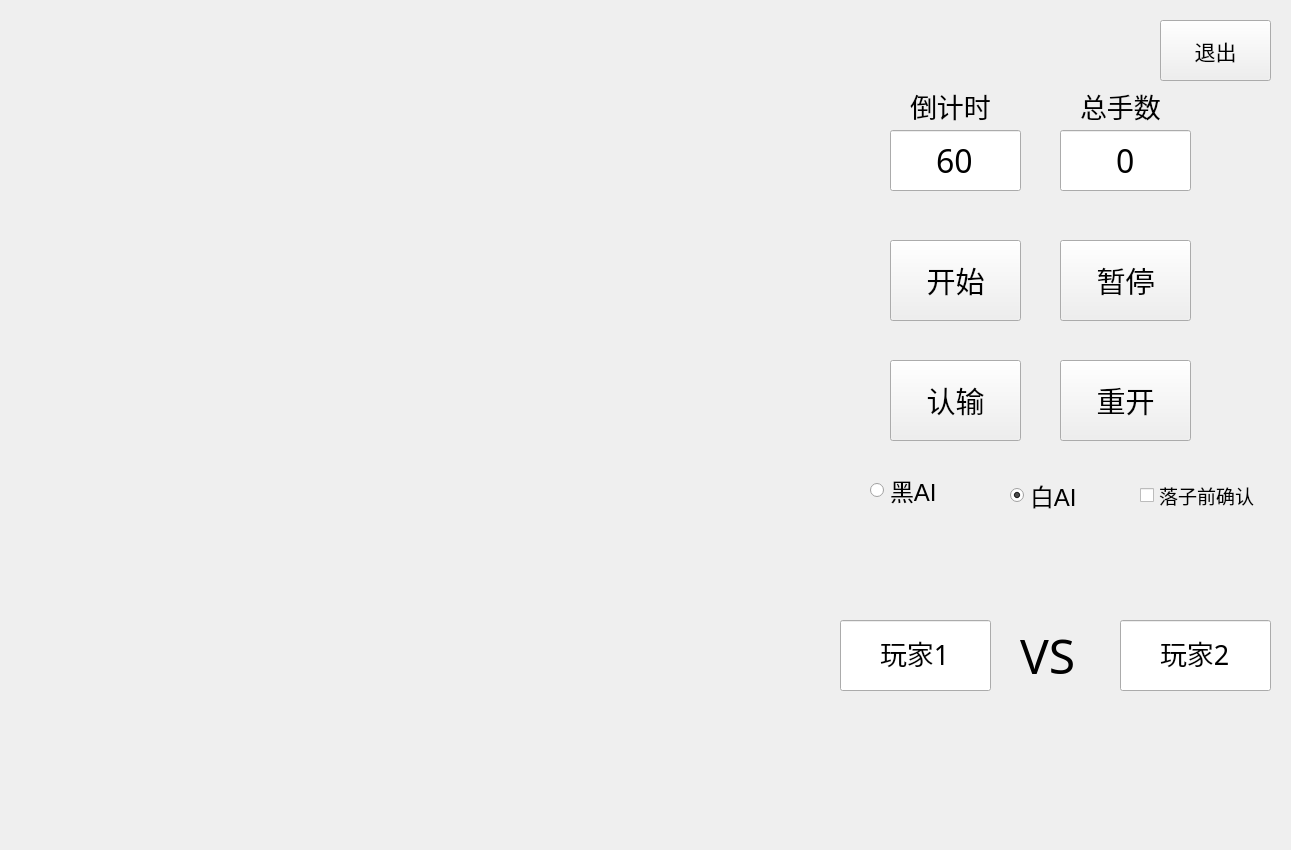
<?xml version="1.0" encoding="UTF-8"?>
<ui version="4.0">
 <class>CheckBrd_ai</class>
 <widget class="QWidget" name="CheckBrd_ai">
  <property name="geometry">
   <rect>
    <x>0</x>
    <y>0</y>
    <width>1291</width>
    <height>850</height>
   </rect>
  </property>
  <property name="windowTitle">
   <string>Form</string>
  </property>
  <property name="windowIcon">
   <iconset resource="image.qrc">
    <normaloff>:/image/paimeng1.jpg</normaloff>:/image/paimeng1.jpg</iconset>
  </property>
  <widget class="QLineEdit" name="player1">
   <property name="geometry">
    <rect>
     <x>840</x>
     <y>620</y>
     <width>151</width>
     <height>71</height>
    </rect>
   </property>
   <property name="font">
    <font>
     <family>隶书</family>
     <pointsize>20</pointsize>
    </font>
   </property>
   <property name="text">
    <string>玩家1</string>
   </property>
   <property name="alignment">
    <set>Qt::AlignCenter</set>
   </property>
  </widget>
  <widget class="QLabel" name="label_3">
   <property name="geometry">
    <rect>
     <x>1020</x>
     <y>630</y>
     <width>81</width>
     <height>51</height>
    </rect>
   </property>
   <property name="font">
    <font>
     <family>Poor Richard</family>
     <pointsize>36</pointsize>
    </font>
   </property>
   <property name="text">
    <string>VS</string>
   </property>
  </widget>
  <widget class="QPushButton" name="Pause">
   <property name="geometry">
    <rect>
     <x>1060</x>
     <y>240</y>
     <width>131</width>
     <height>81</height>
    </rect>
   </property>
   <property name="font">
    <font>
     <family>隶书</family>
     <pointsize>22</pointsize>
    </font>
   </property>
   <property name="text">
    <string>暂停</string>
   </property>
  </widget>
  <widget class="QPushButton" name="Start">
   <property name="geometry">
    <rect>
     <x>890</x>
     <y>240</y>
     <width>131</width>
     <height>81</height>
    </rect>
   </property>
   <property name="font">
    <font>
     <family>隶书</family>
     <pointsize>22</pointsize>
    </font>
   </property>
   <property name="text">
    <string>开始</string>
   </property>
  </widget>
  <widget class="QPushButton" name="RenShu">
   <property name="geometry">
    <rect>
     <x>890</x>
     <y>360</y>
     <width>131</width>
     <height>81</height>
    </rect>
   </property>
   <property name="font">
    <font>
     <family>隶书</family>
     <pointsize>22</pointsize>
    </font>
   </property>
   <property name="text">
    <string>认输</string>
   </property>
  </widget>
  <widget class="QPushButton" name="player2_img">
   <property name="geometry">
    <rect>
     <x>1140</x>
     <y>520</y>
     <width>93</width>
     <height>71</height>
    </rect>
   </property>
   <property name="text">
    <string/>
   </property>
   <property name="icon">
    <iconset resource="image.qrc">
     <normaloff>:/image/white.png</normaloff>:/image/white.png</iconset>
   </property>
   <property name="iconSize">
    <size>
     <width>40</width>
     <height>40</height>
    </size>
   </property>
   <property name="flat">
    <bool>true</bool>
   </property>
  </widget>
  <widget class="QPushButton" name="Regame">
   <property name="geometry">
    <rect>
     <x>1060</x>
     <y>360</y>
     <width>131</width>
     <height>81</height>
    </rect>
   </property>
   <property name="font">
    <font>
     <family>隶书</family>
     <pointsize>22</pointsize>
    </font>
   </property>
   <property name="text">
    <string>重开</string>
   </property>
  </widget>
  <widget class="QPushButton" name="player1_img">
   <property name="geometry">
    <rect>
     <x>860</x>
     <y>520</y>
     <width>93</width>
     <height>71</height>
    </rect>
   </property>
   <property name="text">
    <string/>
   </property>
   <property name="icon">
    <iconset resource="image.qrc">
     <normaloff>:/image/black.png</normaloff>:/image/black.png</iconset>
   </property>
   <property name="iconSize">
    <size>
     <width>40</width>
     <height>40</height>
    </size>
   </property>
   <property name="flat">
    <bool>true</bool>
   </property>
  </widget>
  <widget class="QLineEdit" name="player2">
   <property name="geometry">
    <rect>
     <x>1120</x>
     <y>620</y>
     <width>151</width>
     <height>71</height>
    </rect>
   </property>
   <property name="font">
    <font>
     <family>隶书</family>
     <pointsize>20</pointsize>
    </font>
   </property>
   <property name="text">
    <string>玩家2</string>
   </property>
   <property name="alignment">
    <set>Qt::AlignCenter</set>
   </property>
  </widget>
  <widget class="QLabel" name="label">
   <property name="geometry">
    <rect>
     <x>910</x>
     <y>90</y>
     <width>101</width>
     <height>31</height>
    </rect>
   </property>
   <property name="font">
    <font>
     <family>隶书</family>
     <pointsize>20</pointsize>
     <bold>false</bold>
    </font>
   </property>
   <property name="text">
    <string>倒计时</string>
   </property>
  </widget>
  <widget class="QLineEdit" name="Zongshoushu">
   <property name="geometry">
    <rect>
     <x>1060</x>
     <y>130</y>
     <width>131</width>
     <height>61</height>
    </rect>
   </property>
   <property name="font">
    <font>
     <family>Tw Cen MT Condensed Extra Bold</family>
     <pointsize>24</pointsize>
    </font>
   </property>
   <property name="text">
    <string>0</string>
   </property>
   <property name="alignment">
    <set>Qt::AlignCenter</set>
   </property>
  </widget>
  <widget class="QPushButton" name="Tuichu">
   <property name="geometry">
    <rect>
     <x>1160</x>
     <y>20</y>
     <width>111</width>
     <height>61</height>
    </rect>
   </property>
   <property name="font">
    <font>
     <pointsize>16</pointsize>
    </font>
   </property>
   <property name="text">
    <string>退出</string>
   </property>
  </widget>
  <widget class="QLineEdit" name="Count">
   <property name="geometry">
    <rect>
     <x>890</x>
     <y>130</y>
     <width>131</width>
     <height>61</height>
    </rect>
   </property>
   <property name="font">
    <font>
     <family>Tw Cen MT Condensed Extra Bold</family>
     <pointsize>24</pointsize>
    </font>
   </property>
   <property name="text">
    <string>60</string>
   </property>
   <property name="alignment">
    <set>Qt::AlignCenter</set>
   </property>
  </widget>
  <widget class="QLabel" name="label_2">
   <property name="geometry">
    <rect>
     <x>1080</x>
     <y>90</y>
     <width>111</width>
     <height>31</height>
    </rect>
   </property>
   <property name="font">
    <font>
     <family>隶书</family>
     <pointsize>20</pointsize>
     <bold>false</bold>
    </font>
   </property>
   <property name="text">
    <string>总手数</string>
   </property>
  </widget>
  <widget class="QCheckBox" name="ai_enable_3">
   <property name="geometry">
    <rect>
     <x>1140</x>
     <y>480</y>
     <width>121</width>
     <height>31</height>
    </rect>
   </property>
   <property name="font">
    <font>
     <pointsize>14</pointsize>
    </font>
   </property>
   <property name="text">
    <string>落子前确认</string>
   </property>
  </widget>
  <widget class="QPushButton" name="help_black">
   <property name="geometry">
    <rect>
     <x>840</x>
     <y>710</y>
     <width>151</width>
     <height>111</height>
    </rect>
   </property>
   <property name="text">
    <string/>
   </property>
   <property name="flat">
    <bool>true</bool>
   </property>
  </widget>
  <widget class="QPushButton" name="help_white">
   <property name="geometry">
    <rect>
     <x>1130</x>
     <y>710</y>
     <width>141</width>
     <height>111</height>
    </rect>
   </property>
   <property name="text">
    <string/>
   </property>
   <property name="flat">
    <bool>true</bool>
   </property>
  </widget>
  <widget class="QRadioButton" name="AIblack">
   <property name="geometry">
    <rect>
     <x>870</x>
     <y>470</y>
     <width>118</width>
     <height>41</height>
    </rect>
   </property>
   <property name="font">
    <font>
     <pointsize>18</pointsize>
    </font>
   </property>
   <property name="text">
    <string>黑AI</string>
   </property>
  </widget>
  <widget class="QRadioButton" name="AIwhite">
   <property name="geometry">
    <rect>
     <x>1010</x>
     <y>480</y>
     <width>118</width>
     <height>31</height>
    </rect>
   </property>
   <property name="font">
    <font>
     <pointsize>18</pointsize>
    </font>
   </property>
   <property name="text">
    <string>白AI</string>
   </property>
   <property name="checked">
    <bool>true</bool>
   </property>
  </widget>
 </widget>
 <resources>
  <include location="image.qrc"/>
 </resources>
 <connections/>
</ui>
